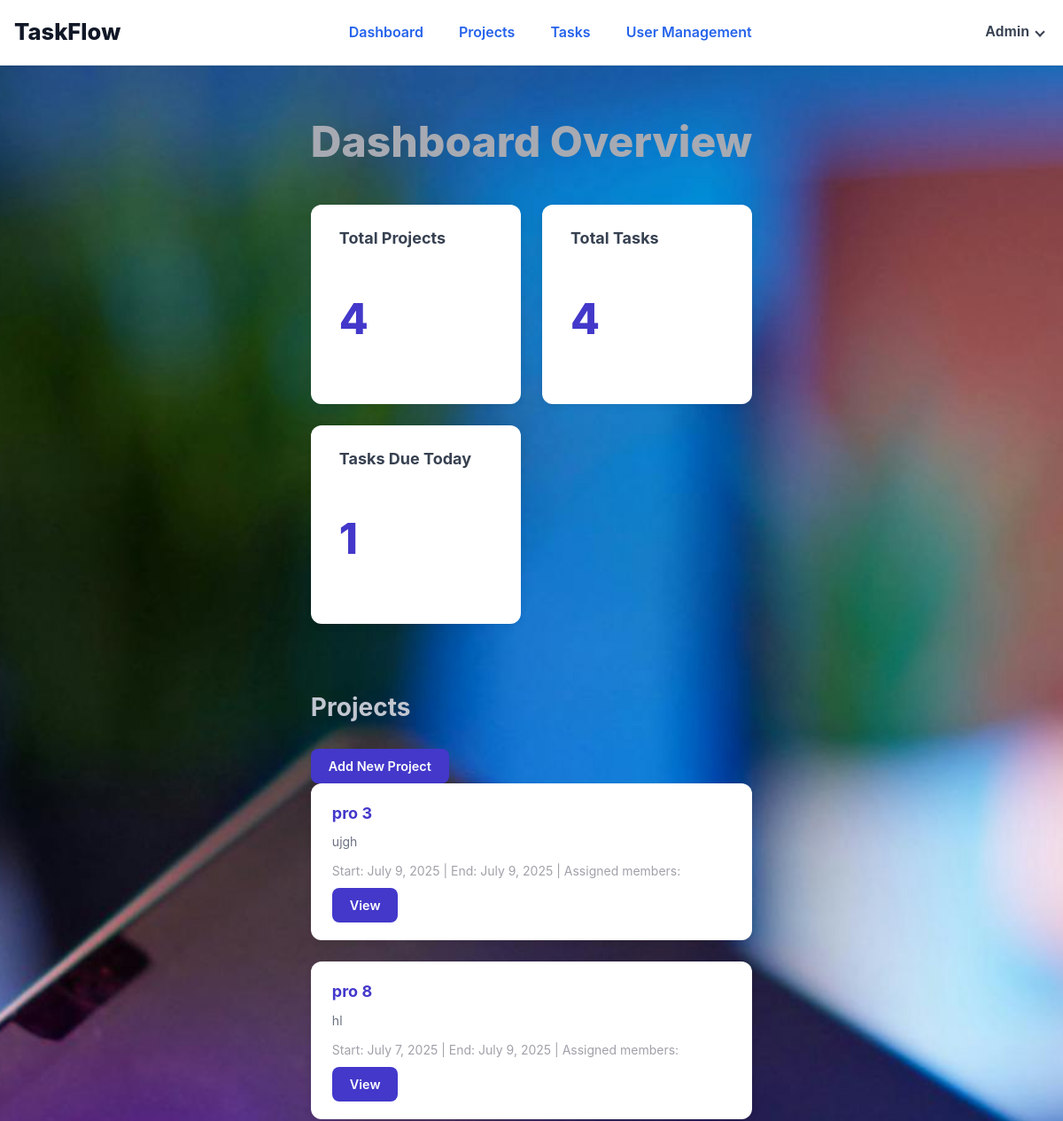
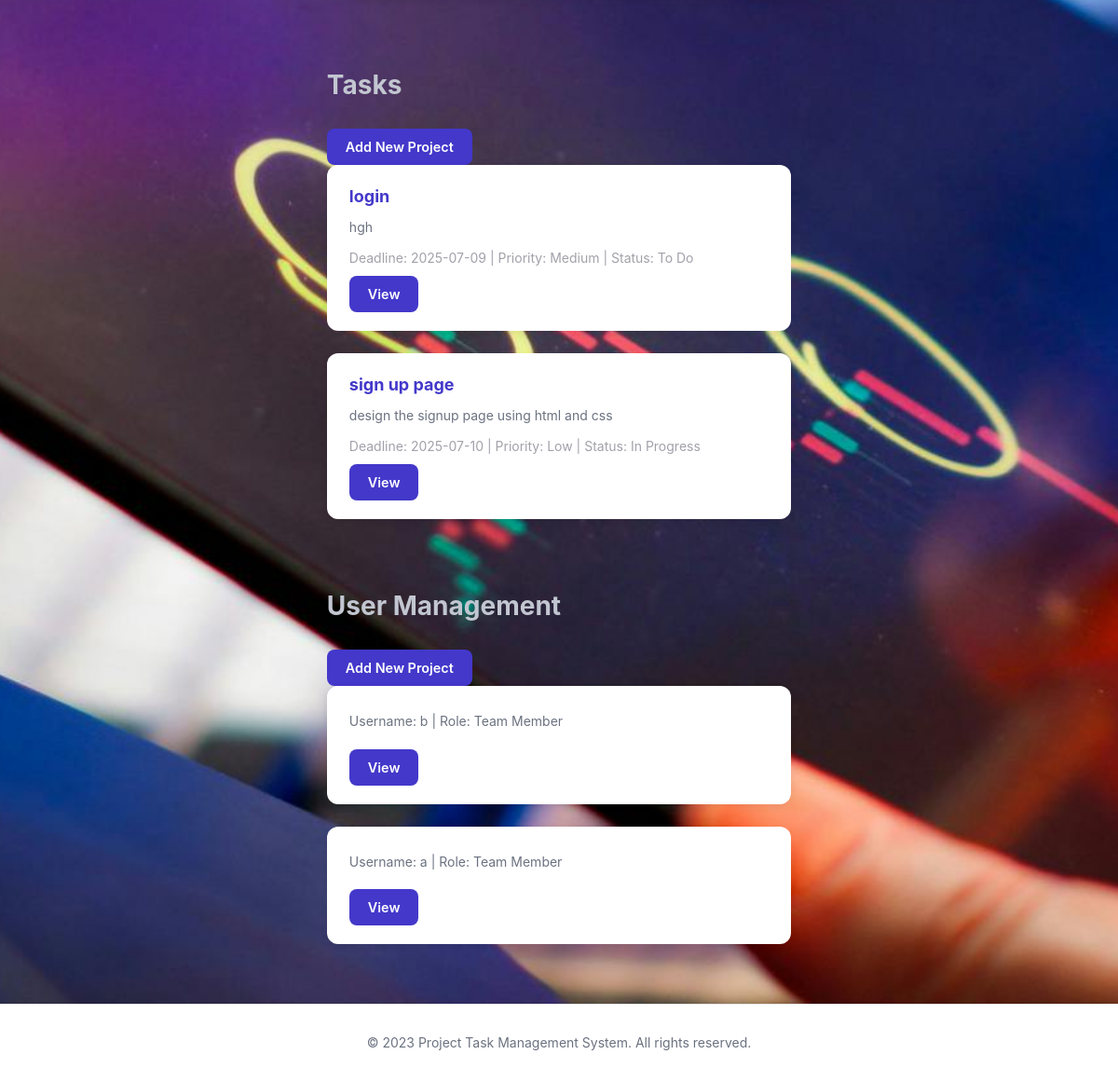
/admin_dash/, run on the app's committed database (2 pictures, top to bottom).
### taskflowapp/models.py (models this page shows, shortened)
class Project(models.Model):
    name = models.CharField(max_length=200)
    description = models.TextField(default='No description')
    start_date = models.DateField(default=date.today)
    end_date = models.DateField(default=date.today)
    team_members = models.ManyToManyField(User)
    created_at = models.DateTimeField(auto_now_add=True)

class Task(models.Model):
    PRIORITY_CHOICES = [
        ('High', 'High'),
        ('Medium', 'Medium'),
        ('Low', 'Low'),
    ]
    STATUS_CHOICES = [
        ('To Do', 'To Do'),
        ('In Progress', 'In Progress'),
        ('Completed', 'Completed'),
    ]
    title = models.CharField(max_length=200)
    description = models.TextField(default='No description')
    deadline = models.DateField()
    priority = models.CharField(max_length=10, choices=PRIORITY_CHOICES)
    status = models.CharField(max_length=15, choices=STATUS_CHOICES)
    assigned_to = models.ForeignKey(User, on_delete=models.CASCADE)
    project = models.ForeignKey(Project, on_delete=models.CASCADE)

class User(models.Model):
    full_name = models.CharField(max_length=100)
    email = models.EmailField(unique=True)
    password = models.CharField(max_length=128)
    role = models.CharField(max_length=20)
    profile_picture = models.ImageField(upload_to='profile_pics/', blank=True, null=True)  # ✅ Add this

### taskflowapp/views.py (the view)
# urls.py: path('admin_dash/',views.admin_dash,name='admin_dashboard'),
def admin_dash(request):
    total_projects = Project.objects.count()
    total_tasks = Task.objects.count()
    today = timezone.now().date()
    tasks_due_today = Task.objects.filter(deadline=today).count()
    projects = Project.objects.order_by('-id')[:2]  # Show only latest 2
    tasks = Task.objects.order_by('-id')[:2]        # Show only latest 2
    users = User.objects.order_by('-id')[:2]        # Show only latest 2 users
    context = {
        'total_projects': total_projects,
        'total_tasks': total_tasks,
        'tasks_due_today': tasks_due_today,
        'projects': projects,
        'tasks': tasks,
        'users': users,
    }
    return render(request, 'admin_dashboard.html', context)

### taskflowapp/templates/admin_dashboard.html (shortened to what this page needs)
{% load static %}
<!DOCTYPE html>
<html lang="en">
<head>
  <link rel="stylesheet" href="{% static 'CSS/ad_dashboard.css' %}" />
</head>
<body>
  <header role="banner">
    <div class="logo" aria-label="Project Task Management Logo" tabindex="0">TaskFlow</div>
    <nav role="navigation" aria-label="Main navigation">
      <ul>
        <li><a href="{% url 'admin_dashboard'%}" aria-current="page">Dashboard</a></li>
        <li><a href="{% url 'admin_project_page'%}">Projects</a></li>
        <li><a href="{% url 'admin_task_page'%}">Tasks</a></li>
        <li><a href="{% url 'admin_user_manage_page'%}">User  Management</a></li>
      </ul>
    </nav>
    <div class="profile-menu" tabindex="0">
      <button class="profile-button" aria-haspopup="true" aria-expanded="false" aria-controls="profile-menu">
        Admin <span class="profile-arrow"></span>
      </button>
    </div>
  </header>
  <main class="container" role="main" tabindex="0">
    <h1 class="page-title">Dashboard Overview</h1>
    <section aria-label="Overview metrics" class="overview-cards">
      <div class="card" role="article" tabindex="0">
        <h3>Total Projects</h3>
        <p class="number" id="total-projects">{{ total_projects }}</p>
      </div>
      <div class="card" role="article" tabindex="0">
        <h3>Total Tasks</h3>
        <p class="number" id="total-tasks">{{ total_tasks }}</p>
      </div>
      <div class="card" role="article" tabindex="0">
        <h3>Tasks Due Today</h3>
        <p class="number" id="tasks-due-today">{{ tasks_due_today }}</p>
      </div>
    </section>
    <section aria-label="Projects management">
      <h2>Projects</h2>
      <a href="{% url 'admin_project_page' %}" class="button">Add New Project</a>
      <div class="card-list" aria-live="polite" aria-relevant="additions removals">
        {% for project in projects %}
        <article class="item-card" tabindex="0">
          <div class="item-card-header">{{ project.name }}</div>
          <div class="item-card-description">{{ project.description }}</div>
          <div class="item-card-meta">
            Start: {{ project.start_date }} | End: {{ project.end_date }} | Assigned members: {{ project.member_count }}
          </div>
          <a href="{% url 'admin_project_page'  %}" class="button" style="margin-top: 0.5rem;">View</a>
        </article>
        {% empty %}
        <p>No projects found.</p>
        {% endfor %}
      </div>
    </section>
    <section aria-label="Tasks management">
      <h2>Tasks</h2>
      <a href="{% url 'admin_task_page' %}" class="button">Add New Project</a>
      <div class="card-list" aria-live="polite" aria-relevant="additions removals">
        {% for task in tasks %}
        <article class="item-card" tabindex="0">
          <div class="item-card-header">{{ task.title }}</div>
          <div class="item-card-description">{{ task.description }}</div>
          <div class="item-card-meta">
            Deadline: {{ task.deadline|date:"Y-m-d" }} | Priority: {{ task.priority }} | Status: {{ task.status }}
          </div>
          <a href="{% url 'admin_task_page' %}" class="button" style="margin-top: 0.5rem;">View</a>
        </article>
        {% empty %}
        <p>No tasks available.</p>
        {% endfor %}
      </div>
    </section>
    <section aria-label="User management">
      <h2>User Management</h2>
     <a href="{% url 'admin_user_manage_page' %}" class="button">Add New Project</a>
      <div class="card-list" aria-live="polite" aria-relevant="additions removals">
        {% for user in users %}
        <article class="item-card" tabindex="0">
          <div class="item-card-description">Username: {{ user.full_name }} | Role: {{ user.role }}</div>
          <a href="{% url 'admin_user_manage_page' %}" class="button" style="margin-top: 0.5rem;">View</a>
        </article>
        {% empty %}
        <p>No users found.</p>
        {% endfor %}
      </div>
    </section>
  </main>
  <footer class="footer">
    <div class="container">
      <p>&copy; 2023 Project Task Management System. All rights reserved.</p>
    </div>
  </footer>
</body>
</html>

### taskflowapp/static/CSS/ad_dashboard.css (style rules this page uses)
*, *::before, *::after { box-sizing: border-box; }
body { background-image: url('../images/bg.jpg'); background-repeat: no-repeat; background-position: center; background-size: cover; background-attachment: fixed; background-color: #ffffff; margin: 0; font-family: 'Inter', -apple-system, BlinkMacSystemFont, 'Segoe UI', Roboto, Oxygen, Ubuntu, Cantarell, 'Open Sans', 'Helvetica Neue', sans-serif; color: #6b7280; font-size: 17px; line-height: 1.6; -webkit-font-smoothing: antialiased; -moz-osx-font-smoothing: grayscale; min-height: 100vh; display: flex; flex-direction: column; }
a { color: #2563eb; text-decoration: none; transition: color 0.3s ease; }
.container { max-width: 1200px; margin: 0 auto; padding: 2rem 1rem 4rem; flex-grow: 1; display: flex; flex-direction: column; }
header { position: sticky; top: 0; background: white; padding: 1rem 1rem; border-bottom: 1px solid #e5e7eb; box-shadow: 0 1px 3px rgb(0 0 0 / 0.06); z-index: 100; display: flex; justify-content: space-between; align-items: center; }
.logo { font-weight: 800; font-size: 1.6rem; color: #111827; user-select: none; }
nav ul { display: flex; gap: 1.5rem; list-style: none; margin: 0; padding: 0; }
nav li { font-weight: 600; font-size: 1rem; color: #374151; }
nav li a { padding: 0.25rem 0.5rem; border-radius: 0.375rem; display: inline-block; transition: background-color 0.3s ease; }
.profile-menu { position: relative; display: inline-block; }
.profile-button { background: none; border: none; font-weight: 600; color: #374151; cursor: pointer; font-size: 1rem; display: flex; align-items: center; gap: 0.5rem; user-select: none; }
.profile-arrow { border: solid #374151; border-width: 0 2px 2px 0; display: inline-block; padding: 3px; transform: rotate(45deg); transition: border-color 0.3s ease; }
h1.page-title { font-weight: 800; font-size: 48px; color: #a7aab2; margin-bottom: 2rem; user-select: none; }
.overview-cards { display: grid; grid-template-columns: repeat(auto-fit, minmax(220px, 1fr)); gap: 1.5rem; margin-bottom: 3rem; }
.card { background: white; border-radius: 0.75rem; padding: 1.5rem 2rem; box-shadow: 0 3px 8px rgb(0 0 0 / 0.06); color: #111827; display: flex; flex-direction: column; justify-content: center; user-select: none; transition: box-shadow 0.3s ease; }
.card h3 { margin: 0 0 0.25rem; font-weight: 700; font-size: 18px; color: #374151; }
.card .number { font-size: 3rem; font-weight: 800; line-height: 1; color: #4338ca; }
section { margin-bottom: 3rem; }
section > h2 { font-weight: 700; font-size: 28px; color: #c2c6d0; margin-bottom: 1rem; user-select: none; }
.card-list { display: grid; grid-template-columns: repeat(auto-fit, minmax(280px, 1fr)); gap: 1.5rem; }
.item-card { background: white; border-radius: 0.75rem; padding: 1.25rem 1.5rem; box-shadow: 0 3px 8px rgb(0 0 0 / 0.06); user-select: none; display: flex; flex-direction: column; justify-content: space-between; transition: box-shadow 0.3s ease; }
.item-card-header { font-weight: 700; color: #4338ca; font-size: 18px; margin-bottom: 0.5rem; user-select: text; }
.item-card-description { flex-grow: 1; color: #6b7280; margin-bottom: 0.75rem; font-size: 14px; line-height: 1.4; user-select: text; }
.item-card-meta { font-size: 14px; color: #a1a1aa; user-select: text; }
.button { display: inline-block; font-weight: 600; font-size: 0.9rem; padding: 0.5rem 1.25rem; border-radius: 0.5rem; cursor: pointer; border: none; color: white; background-color: #4338ca; transition: background-color 0.3s ease; user-select: none; text-align: center; margin-top: 0.5rem; align-self: flex-start; }
.footer { background: #fff; border-top: 1px solid #e5e7eb; color: #6b7280; font-size: 14px; text-align: center; user-select: none; box-shadow: 0 -1px 3px rgb(0 0 0 / 0.06); }
.footer .container { max-width: 1200px; margin: 0 auto; }
@media (max-width: 1200px) { .container { padding: 1rem; } }

### data on the page
Project: name "pro 3", description "ujgh", start_date "July 9, 2025", end_date "July 9, 2025"
Project: name "pro 8", description "hl", start_date "July 7, 2025", end_date "July 9, 2025"
Task: title "login", description "hgh", deadline "2025-07-09", priority "Medium", status "To Do"
Task: title "sign up page", description "design the signup page using html and css", deadline "2025-07-10", priority "Low", status "In Progress"
User: full_name "b", role "Team Member"
User: full_name "a", role "Team Member"

### other printed values
{{ total_projects }} "4"
{{ total_tasks }} "4"
{{ tasks_due_today }} "1"
